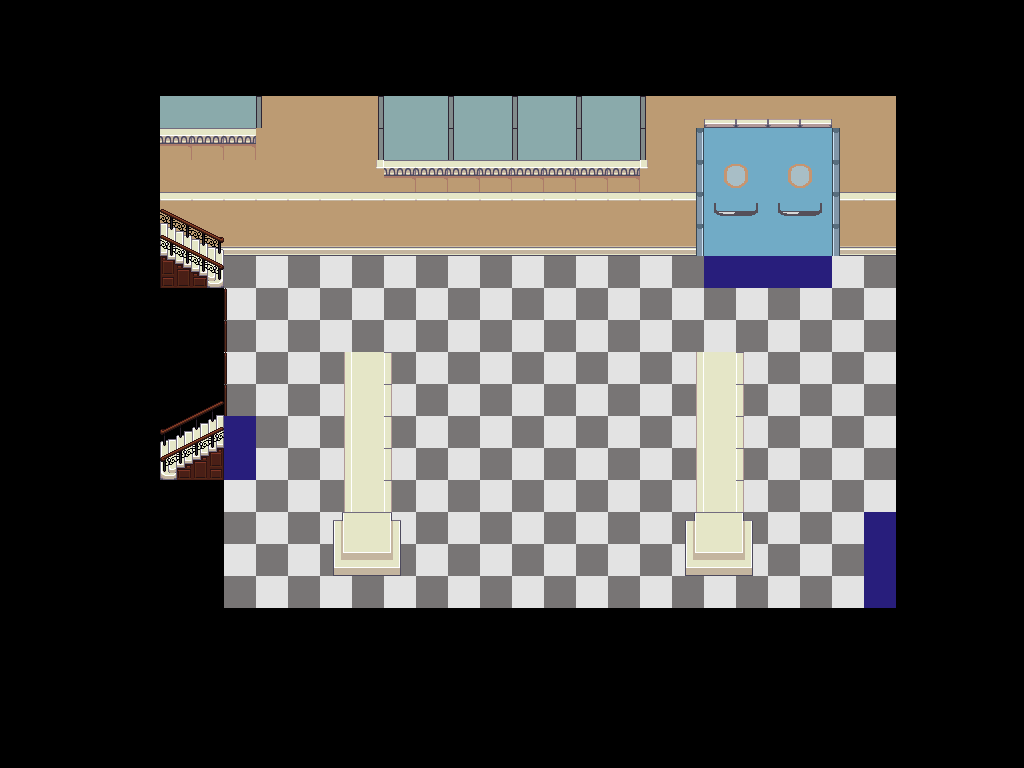

Below is a game level as drawn by its tile map, then a one-line description and the .tmx that defines it (tile-layer data replaced by summaries):
An orthogonal 32x24 tile map with 32x32 px tiles, 11 tile layers (sol, vers_sol, vers_amphiC1, vers_etage1Couloir1, ...), 8 tilesets.

<map version="1.10" tiledversion="1.10.2" orientation="orthogonal" renderorder="right-down" width="32" height="24" tilewidth="32" tileheight="32" infinite="0" nextlayerid="15" nextobjectid="1">
 <tileset firstgid="1" name="porte" tilewidth="32" tileheight="32" tilecount="16" columns="4">
  <image source="porte.png" trans="ff00ff" width="128" height="128" />
 </tileset>
 <tileset firstgid="17" source="test_porte(10).tsx" />
 <tileset firstgid="33" source="couleur.tsx" />
 <tileset firstgid="42" source="Interior.tsx" />
 <tileset firstgid="1066" source="porte.tsx" />
 <tileset firstgid="1082" source="pixel-cyberpunk-interior.tsx" />
 <tileset firstgid="1313" source="poignet.tsx" />
 <tileset firstgid="1314" source="porte amphi.tsx" />
 <layer id="2" name="sol" width="32" height="24">
  <data>[768 cells, 231 non-empty, 4 distinct tile ids]</data>
 </layer>
 <layer id="6" name="vers_sol" width="32" height="24">
  <data>[768 cells, 5 non-empty, 1 distinct tile ids]</data>
 </layer>
 <layer id="13" name="vers_amphiC1" width="32" height="24">
  <data>[768 cells, 4 non-empty, 1 distinct tile ids]</data>
 </layer>
 <layer id="14" name="vers_etage1Couloir1" width="32" height="24">
  <data>[768 cells, 3 non-empty, 1 distinct tile ids]</data>
 </layer>
 <layer id="12" name="piliers sol" width="32" height="24">
  <data>[768 cells, 30 non-empty, 3 distinct tile ids]</data>
 </layer>
 <layer id="5" name="noir 99" width="32" height="24">
  <data>[768 cells, 423 non-empty, 10 distinct tile ids]</data>
 </layer>
 <layer id="7" name="couleur mur 99" width="32" height="24">
  <data>[768 cells, 99 non-empty, 4 distinct tile ids]</data>
 </layer>
 <layer id="11" name="pilier 99" width="32" height="24">
  <data>[768 cells, 28 non-empty, 11 distinct tile ids]</data>
 </layer>
 <layer id="4" name="mur 99" width="32" height="24">
  <data>[768 cells, 23 non-empty, 2 distinct tile ids]</data>
 </layer>
 <layer id="9" name="fenetre 99" width="32" height="24">
  <data>[768 cells, 21 non-empty, 6 distinct tile ids]</data>
 </layer>
 <layer id="10" name="escalier 99" width="32" height="24">
  <data>[768 cells, 14 non-empty, 11 distinct tile ids]</data>
 </layer>
</map>
